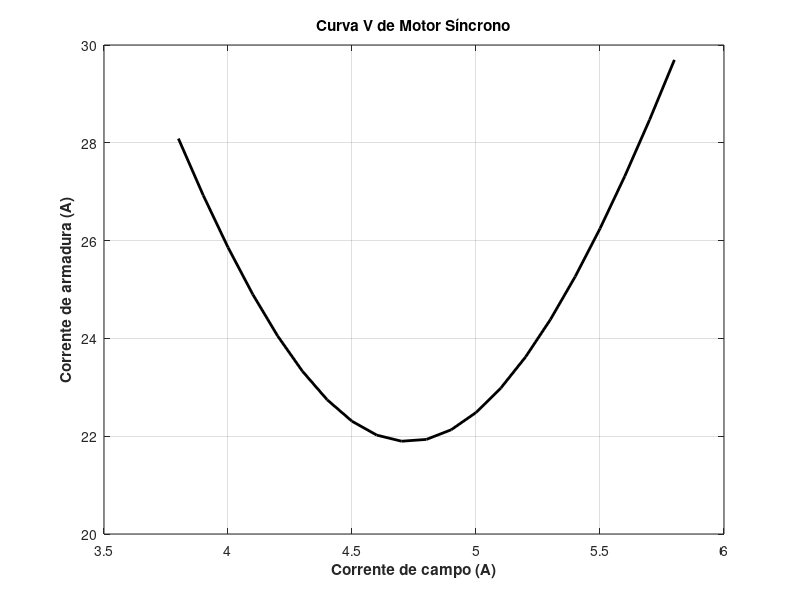

Reproduce this figure in MATLAB.
function []=conv()
  close all
  clear all
  clc
% M-file: v_curve.m
% M-file para criar um gráfico da corrente de armadura versus a
% corrente de campo para o motor síncrono do Exemplo 5-2
% Primeiro, inicialize os valores da corrente de campo (21 valores
% no intervalo 3,8 a 5,8 A)
i_f = (38:1:58) / 10;
% Agora, inicialize todos os demais valores
i_a = zeros(1,21); % Prepare a matriz i_a
x_s = 2.5; % Reatância síncrona
v_phase = 208; % Tensão de fase em 0 graus
deltal = -17.5 * pi/180; % delta 1 em radianos
e_al = 182 * (cos(deltal) + j * sin(deltal));
% Calcule a corrente de armadura para cada valor
for ii = 1:21
% Calcule o valor de e_a2
e_a2 = 45.5 * i_f(ii);
% Calcule delta2
delta2 = asin (abs(e_al) / abs(e_a2) * sin(deltal));
% Calcule o fasor e_a2
e_a2 = e_a2 * (cos(delta2) + j * sin(delta2));
% Calcule i_a
i_a(ii) = (v_phase - e_a2) / (j * x_s);
end
% Plote a curva V
plot(i_f,abs(i_a),"Color","k","Linewidth",2.0);
xlabel("Corrente de campo (A)","Fontweight","Bold");
ylabel("Corrente de armadura (A)","Fontweight","Bold");
title ("Curva V de Motor Síncrono","Fontweight","Bold");
grid on;

